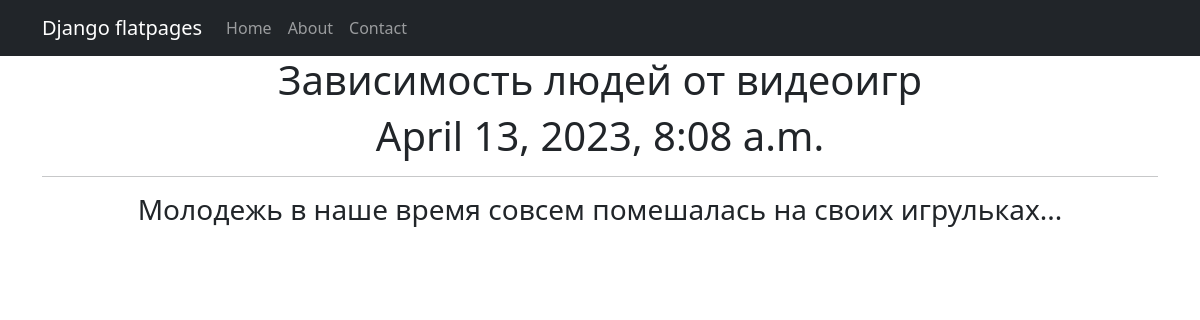
Screenshot of /news/3 with the database file from the repository.
### news/models.py (models this page shows, shortened)
class Post(models.Model):
    author = models.ForeignKey(Author, on_delete=models.CASCADE)
    NEWS = 'NW'
    ARTICLE = 'AR'
    CATEGORY_CHOICES = [
        (NEWS, 'Новость'),
        (ARTICLE, 'Статья')
    ]
    categoryType = models.CharField(max_length=2, choices=CATEGORY_CHOICES, default=ARTICLE)
    dateCreation = models.DateTimeField(auto_now_add=True)
    postCategory = models.ManyToManyField(Category, through='PostCategory')
    title = models.CharField(max_length=128)
    text = models.TextField()
    rating = models.SmallIntegerField(default=0)

### news/views.py (the view)
# urls.py: path('<int:pk>', Textnews.as_view())
class Textnews(DetailView):
    model = Post
    template_name = 'textnews.html'
    context_object_name = 'post'

### news/templatetags/custom_filters.py (called while the page is built)
@register.filter()
def censor(text):
    text_list = text.split()
    censored_list = []
    for word in text_list:
        clean_word = ''.join(c for c in word if c not in string.punctuation)
        if clean_word.lower() in BAD_WORDS:
            censored_word = clean_word[0] + (len(clean_word) - 1) * '*'
            censored_list.append(word.replace(clean_word, censored_word))
        else:
            censored_list.append(word)
    return ' '.join(censored_list)

### templates/textnews.html (shortened to what this page needs)
{% extends 'flatpages/default.html'%}
{% load custom_filters %}
{% block content %}
<h1>{{ post.title|censor }}</h1>
<h1>{{ post.dateCreation }}</h1>
<hr>
<h3>{{ post.text|censor }}</h3>
{% endblock content %}

### rows the page displays
Post: title|censor "Зависимость людей от видеоигр", dateCreation "April 13, 2023, 8:08 a.m.", text|censor "Молодежь в наше время совсем помешалась на своих игрульках..."
